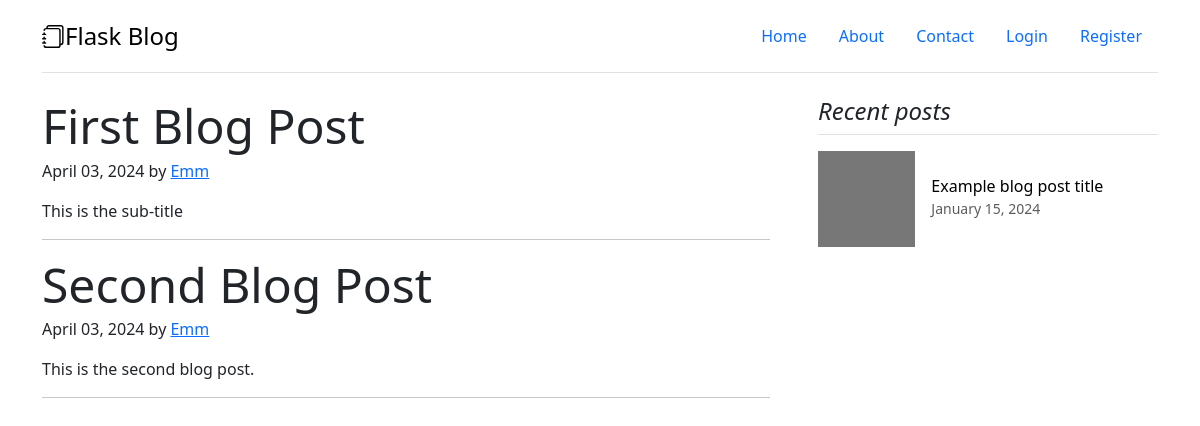
The page /home on the database its author committed.
### server.py (models this page shows)
class Post(db.Model):
    __tablename__ = "blog_posts"
    id: Mapped[int] = mapped_column(Integer, primary_key=True)
    title: Mapped[str] = mapped_column(String(100), nullable=False)
    sub_title: Mapped[str] = mapped_column(String(100), nullable=False)
    date_posted: Mapped[str] = mapped_column(String(250), nullable=False)
    content: Mapped[str] = mapped_column(Text, nullable=False)
    author_id: Mapped[int] = mapped_column(Integer, db.ForeignKey("users.id"))
    author = relationship("User", back_populates="posts")
    comments = relationship("Comment", back_populates="parent_post")

class User(UserMixin, db.Model):
    __tablename__ = "users"
    id: Mapped[int] = mapped_column(Integer, primary_key=True)
    username: Mapped[str] = mapped_column(String(20), unique=True, nullable=False)
    email: Mapped[str] = mapped_column(String(100), unique=True, nullable=False)
    password: Mapped[str] = mapped_column(String(100), nullable=False)
    image_file: Mapped[str] = mapped_column(String(20), nullable=False, default='default.jpg')
    posts = relationship("Post", back_populates="author")
    comments = relationship("Comment", back_populates="comment_author")

### server.py (the view)
@app.route('/')
@app.route('/home')
def home():
    result = db.session.execute(db.select(Post))
    posts = result.scalars().all()
    return render_template("home.html", posts=posts, current_user=current_user)

### templates/home.html (shortened to what this page needs)
{% extends "layout.html" %}
{% block content %}
    {% for post in posts %}
    <article class="blog-post">
        <h2 class="display-5 link-body-emphasis mb-1"><a href="{{ url_for('show_post', post_id=post.id) }}" class="link-dark link-underline-opacity-0 link-underline-opacity-10-hover">{{ post.title }}</a></h2>
        <p class="blog-post-meta">{{ post.date_posted }} by <a href="#">{{ post.author.username }}</a></p>
        <p>{{ post.sub_title }}</p>
        <hr>
    </article>
    {% endfor %}
{% endblock content %}

### templates/layout.html (shortened to what this page needs)
<!DOCTYPE html>
<html lang="en">
<head>
    <link href="https://cdn.jsdelivr.net/npm/bootstrap@5.3.3/dist/css/bootstrap.min.css" rel="stylesheet"
>
    <link rel="stylesheet" type="text/css" href="{{ url_for('static', filename='style.css') }}">
</head>
<body>
<div class="container">
    <header class="d-flex flex-wrap justify-content-center py-3 mb-4 border-bottom">
        <a href="{{ url_for('home') }}"
           class="d-flex align-items-center mb-3 mb-md-0 me-md-auto link-body-emphasis text-decoration-none">
            <span class="fs-4">Flask Blog</span>
        </a>
        <ul class="nav nav-pills">
            <li class="nav-item"><a href="{{ url_for('home') }}" class="nav-link">Home</a></li>
            <li class="nav-item"><a href="{{ url_for('about') }}" class="nav-link">About</a></li>
            <li class="nav-item"><a href="{{ url_for('contact') }}" class="nav-link">Contact</a></li>
            {% if not current_user.is_authenticated: %}
            <li class="nav-item"><a href="{{ url_for('login') }}" class="nav-link">Login</a></li>
            <li class="nav-item"><a href="{{ url_for('register') }}" class="nav-link">Register</a></li>
            {% else %}
            <li class="nav-item"><a href="{{ url_for('logout') }}" class="nav-link">Logout</a></li>
            {% endif %}
        </ul>
    </header>
</div>
<div class="container">
    <div class="row g-5">
        <div class="col-md-8">
            {% block content %}{% endblock %}
        </div>
        <div class="col-md-4">
            <div class="position-sticky" style="top: 2rem;">
                <div>
                    <h4 class="fst-italic">Recent posts</h4>
                    <ul class="list-unstyled">
                        <li>
                            <a class="d-flex flex-column flex-lg-row gap-3 align-items-start align-items-lg-center py-3 link-body-emphasis text-decoration-none border-top"
                               href="#">
                                <svg class="bd-placeholder-img" width="100%" height="96"
                                     xmlns="http://www.w3.org/2000/svg" aria-hidden="true"
                                     preserveAspectRatio="xMidYMid slice" focusable="false">
                                    <rect width="100%" height="100%" fill="#777"></rect>
                                </svg>
                                <div class="col-lg-8">
                                    <h6 class="mb-0">Example blog post title</h6>
                                    <small class="text-body-secondary">January 15, 2024</small>
                                </div>
                            </a>
                        </li>
                    </ul>
                </div>
            </div>
        </div>
    </div>
</div>
</body>
</html>

### rows shown on the page
Post: title "First Blog Post", date_posted "April 03, 2024", author.username "Emm", sub_title "This is the sub-title"
Post: title "Second Blog Post", date_posted "April 03, 2024", author.username "Emm", sub_title "This is the second blog post."
